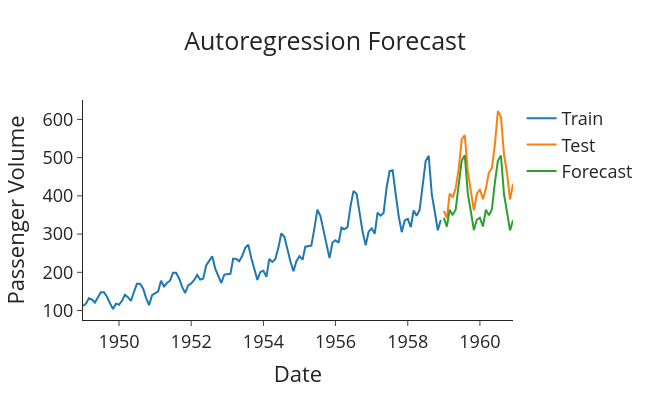

The code cell stored with this chart in its notebook:
### Markdown cell above
## Fitting an AR(p) model.
### Let us start from Box Cox transformation 
#### Look at PACF behaviour to choose AR by hand or ar_select_order to automate the choice!

### Code cell
# Import packages
from statsmodels.tsa.ar_model import AutoReg, ar_select_order
from scipy.special import inv_boxcox
import plotly.graph_objects as go

df.index = pd.to_datetime(df.index)
# Set the frequency explicitly to monthly start ('MS')
df = df.asfreq('MS')


# Apply appropriate differencing for multiplicative data
# First seasonal differencing to remove seasonality, then regular differencing for trend
df['diff_seasonal'] = df['BoxCox_#Passengers'].diff(12)
df['diff_seasonal_regular'] = df['diff_seasonal'].diff()


print("Let us inspect the PACF behavior")
plot_pacf(df['diff_seasonal_regular'].dropna(),lags=48)
plt.ylabel('PACF ')
plt.xlabel('Lags')
plt.title('Partial autocorrelation after season and trend removal')
plt.show()


print("Split the data into train and test sets")
train = df.iloc[:-24]
test = df.iloc[-24:]

# Find best AR order using the properly differenced series
selector = ar_select_order(train['diff_seasonal_regular'].dropna(), maxlag=12)
print(f"Selected AR lags: {selector.ar_lags}")

# Build AR model with consistent differencing approach
model = AutoReg(
    train['diff_seasonal_regular'].dropna(), 
    lags=selector.ar_lags
).fit()

# Get forecasts in the differenced domain
diff_forecasts = list(model.forecast(steps=len(test)))

# Convert forecasts back to original domain
# First, undo the regular differencing
seasonal_diff_forecasts = []
last_seasonal_diff = train['diff_seasonal'].iloc[-1]
for i, diff_forecast in enumerate(diff_forecasts):
    if i == 0:
        seasonal_forecast = diff_forecast + last_seasonal_diff
    else:
        seasonal_forecast = diff_forecast + seasonal_diff_forecasts[i-1]
    seasonal_diff_forecasts.append(seasonal_forecast)

# Then, undo the seasonal differencing
boxcox_forecasts = []
for i, seasonal_diff_forecast in enumerate(seasonal_diff_forecasts):
    if i < 12:  # Use actual values from train for the first 12 months
        idx = len(train) - 12 + i
        boxcox_forecast = seasonal_diff_forecast + train['BoxCox_#Passengers'].iloc[idx]
    else:  # Use forecasted values for subsequent months
        boxcox_forecast = seasonal_diff_forecast + boxcox_forecasts[i-12]
    boxcox_forecasts.append(boxcox_forecast)

# Finally, invert the Box-Cox transformation
forecasts = inv_boxcox(boxcox_forecasts, lambda0)

# Plot the forecasts
def plot_forecasts(forecasts, title):
    fig = go.Figure()
    fig.add_trace(go.Scatter(x=train.index, y=train['#Passengers'], name='Train'))
    fig.add_trace(go.Scatter(x=test.index, y=test['#Passengers'], name='Test'))
    fig.add_trace(go.Scatter(x=test.index, y=forecasts, name='Forecast'))
    fig.update_layout(template="simple_white", font=dict(size=18), title_text=title,
                      width=650, title_x=0.5, height=400, xaxis_title='Date',
                      yaxis_title='Passenger Volume')
    return fig.show()

plot_forecasts(forecasts, 'Autoregression Forecast')

mean_abs_err=(np.abs(forecasts-test['#Passengers'])/test['#Passengers']).mean()
print(f'Mean absolute error: {mean_abs_err}')


residuals = model.resid.dropna()
plot_acf(residuals,lags=24)
plt.ylabel('Correlation residual AR model')
plt.xlabel('Lags')
plt.title('Autocorrelation of residuals ')
plt.show()
print()
# Carry out Ljung-Box test
print(acorr_ljungbox(residuals, return_df=True))


print('The result is not super bad but we could use the built-in seasonal extension as below')

### Figure 1 — Plotly figure (JSON) as saved in the notebook; plotly's stock layout.template omitted (floating-point values rounded to 4 significant figures)
{"data": [{"name": "Train", "type": "scatter", "x": ["1949-01-01T00:00:00", "1949-02-01T00:00:00", "1949-03-01T00:00:00", "1949-04-01T00:00:00", "1949-05-01T00:00:00", "1949-06-01T00:00:00", "1949-07-01T00:00:00", "1949-08-01T00:00:00", "1949-09-01T00:00:00", "1949-10-01T00:00:00", "1949-11-01T00:00:00", "1949-12-01T00:00:00", "1950-01-01T00:00:00", "1950-02-01T00:00:00", "1950-03-01T00:00:00", "1950-04-01T00:00:00", "1950-05-01T00:00:00", "1950-06-01T00:00:00", "1950-07-01T00:00:00", "1950-08-01T00:00:00", "1950-09-01T00:00:00", "1950-10-01T00:00:00", "1950-11-01T00:00:00", "1950-12-01T00:00:00", "1951-01-01T00:00:00", "1951-02-01T00:00:00", "1951-03-01T00:00:00", "1951-04-01T00:00:00", "1951-05-01T00:00:00", "1951-06-01T00:00:00", "1951-07-01T00:00:00", "1951-08-01T00:00:00", "1951-09-01T00:00:00", "1951-10-01T00:00:00", "1951-11-01T00:00:00", "1951-12-01T00:00:00", "1952-01-01T00:00:00", "1952-02-01T00:00:00", "1952-03-01T00:00:00", "1952-04-01T00:00:00", "1952-05-01T00:00:00", "1952-06-01T00:00:00", "1952-07-01T00:00:00", "1952-08-01T00:00:00", "1952-09-01T00:00:00", "1952-10-01T00:00:00", "1952-11-01T00:00:00", "1952-12-01T00:00:00", "1953-01-01T00:00:00", "1953-02-01T00:00:00", "1953-03-01T00:00:00", "1953-04-01T00:00:00", "1953-05-01T00:00:00", "1953-06-01T00:00:00", "1953-07-01T00:00:00", "1953-08-01T00:00:00", "1953-09-01T00:00:00", "1953-10-01T00:00:00", "1953-11-01T00:00:00", "1953-12-01T00:00:00", "1954-01-01T00:00:00", "1954-02-01T00:00:00", "1954-03-01T00:00:00", "1954-04-01T00:00:00", "1954-05-01T00:00:00", "1954-06-01T00:00:00", "1954-07-01T00:00:00", "1954-08-01T00:00:00", "1954-09-01T00:00:00", "1954-10-01T00:00:00", "1954-11-01T00:00:00", "1954-12-01T00:00:00", "1955-01-01T00:00:00", "1955-02-01T00:00:00", "1955-03-01T00:00:00", "1955-04-01T00:00:00", "1955-05-01T00:00:00", "1955-06-01T00:00:00", "1955-07-01T00:00:00", "1955-08-01T00:00:00", "1955-09-01T00:00:00", "1955-10-01T00:00:00", "1955-11-01T00:00:00", "1955-12-01T00:00:00", "1956-01-01T00:00:00", "1956-02-01T00:00:00", "1956-03-01T00:00:00", "1956-04-01T00:00:00", "1956-05-01T00:00:00", "1956-06-01T00:00:00", "1956-07-01T00:00:00", "1956-08-01T00:00:00", "1956-09-01T00:00:00", "1956-10-01T00:00:00", "1956-11-01T00:00:00", "1956-12-01T00:00:00", "1957-01-01T00:00:00", "1957-02-01T00:00:00", "1957-03-01T00:00:00", "1957-04-01T00:00:00", "1957-05-01T00:00:00", "1957-06-01T00:00:00", "1957-07-01T00:00:00", "1957-08-01T00:00:00", "1957-09-01T00:00:00", "1957-10-01T00:00:00", "1957-11-01T00:00:00", "1957-12-01T00:00:00", "1958-01-01T00:00:00", "1958-02-01T00:00:00", "1958-03-01T00:00:00", "1958-04-01T00:00:00", "1958-05-01T00:00:00", "1958-06-01T00:00:00", "1958-07-01T00:00:00", "1958-08-01T00:00:00", "1958-09-01T00:00:00", "1958-10-01T00:00:00", "1958-11-01T00:00:00", "1958-12-01T00:00:00"], "y": [112, 118, 132, 129, 121, 135, 148, 148, 136, 119, 104, 118, 115, 126, 141, 135, 125, 149, 170, 170, 158, 133, 114, 140, 145, 150, 178, 163, 172, 178, 199, 199, 184, 162, 146, 166, 171, 180, 193, 181, 183, 218, 230, 242, 209, 191, 172, 194, 196, 196, 236, 235, 229, 243, 264, 272, 237, 211, 180, 201, 204, 188, 235, 227, 234, 264, 302, 293, 259, 229, 203, 229, 242, 233, 267, 269, 270, 315, 364, 347, 312, 274, 237, 278, 284, 277, 317, 313, 318, 374, 413, 405, 355, 306, 271, 306, 315, 301, 356, 348, 355, 422, 465, 467, 404, 347, 305, 336, 340, 318, 362, 348, 363, 435, 491, 505, 404, 359, 310, 337]}, {"name": "Test", "type": "scatter", "x": ["1959-01-01T00:00:00", "1959-02-01T00:00:00", "1959-03-01T00:00:00", "1959-04-01T00:00:00", "1959-05-01T00:00:00", "1959-06-01T00:00:00", "1959-07-01T00:00:00", "1959-08-01T00:00:00", "1959-09-01T00:00:00", "1959-10-01T00:00:00", "1959-11-01T00:00:00", "1959-12-01T00:00:00", "1960-01-01T00:00:00", "1960-02-01T00:00:00", "1960-03-01T00:00:00", "1960-04-01T00:00:00", "1960-05-01T00:00:00", "1960-06-01T00:00:00", "1960-07-01T00:00:00", "1960-08-01T00:00:00", "1960-09-01T00:00:00", "1960-10-01T00:00:00", "1960-11-01T00:00:00", "1960-12-01T00:00:00"], "y": [360, 342, 406, 396, 420, 472, 548, 559, 463, 407, 362, 405, 417, 391, 419, 461, 472, 535, 622, 606, 508, 461, 390, 432]}, {"name": "Forecast", "type": "scatter", "x": ["1959-01-01T00:00:00", "1959-02-01T00:00:00", "1959-03-01T00:00:00", "1959-04-01T00:00:00", "1959-05-01T00:00:00", "1959-06-01T00:00:00", "1959-07-01T00:00:00", "1959-08-01T00:00:00", "1959-09-01T00:00:00", "1959-10-01T00:00:00", "1959-11-01T00:00:00", "1959-12-01T00:00:00", "1960-01-01T00:00:00", "1960-02-01T00:00:00", "1960-03-01T00:00:00", "1960-04-01T00:00:00", "1960-05-01T00:00:00", "1960-06-01T00:00:00", "1960-07-01T00:00:00", "1960-08-01T00:00:00", "1960-09-01T00:00:00", "1960-10-01T00:00:00", "1960-11-01T00:00:00", "1960-12-01T00:00:00"], "y": [342.3, 319.6, 363.8, 349.5, 364.5, 436.6, 492.5, 506.4, 405.0, 359.8, 310.5, 337.5, 342.6, 319.8, 363.8, 349.5, 364.2, 436.1, 491.9, 505.5, 404.1, 358.8, 309.6, 336.3]}], "layout": {"font": {"size": 18}, "height": 400, "title": {"text": "Autoregression Forecast", "x": 0.5}, "width": 650, "xaxis": {"title": {"text": "Date"}}, "yaxis": {"title": {"text": "Passenger Volume"}}}}
